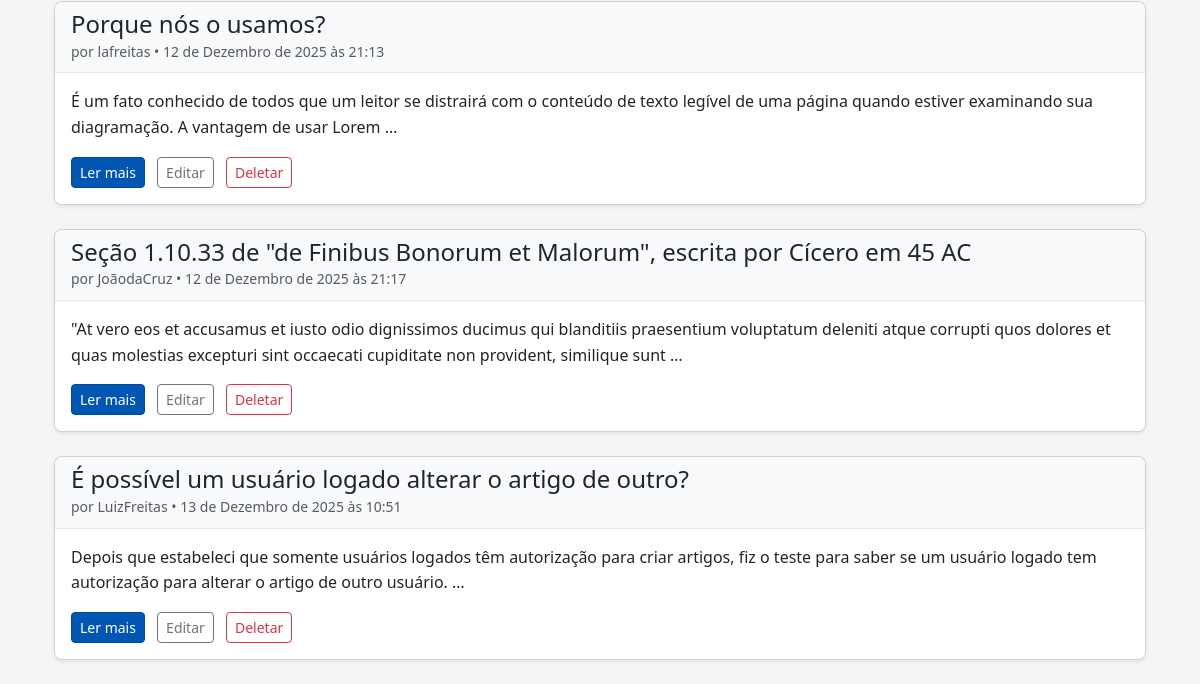
Before: /articles/ (signed in, lower part) with the older database file.
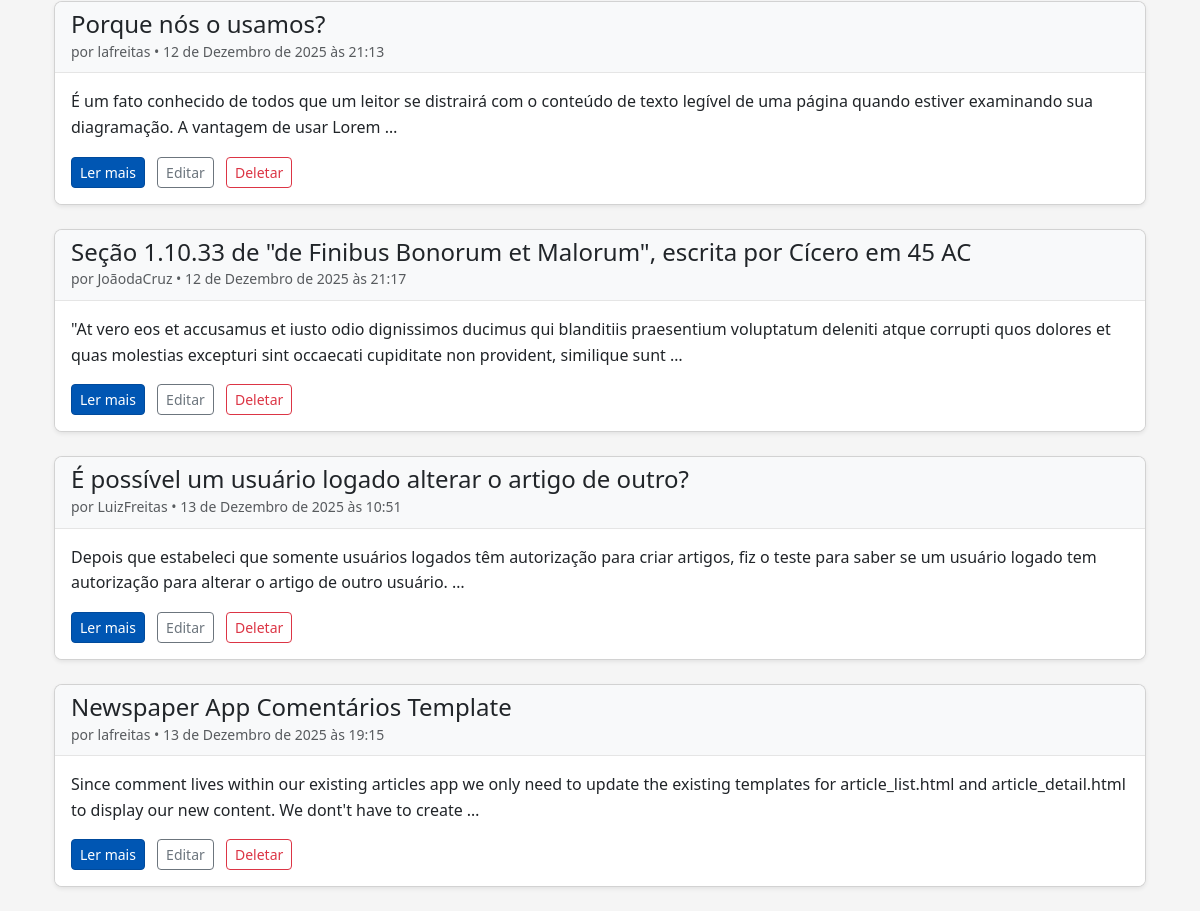
After: the same page with the newer database file.
### articles/models.py (models this page shows, shortened)
class Article(models.Model):
    title = models.CharField(max_length=255)
    body = models.TextField()
    date = models.DateTimeField(auto_now_add=True)
    author = models.ForeignKey(
        get_user_model(),
        on_delete=models.CASCADE,
    )

### users/models.py (models this page shows)
class CustomUser(AbstractUser):
    age = models.PositiveIntegerField(null=True, blank=True)

### articles/views.py (the view)
# urls.py: path('', ArticleListView.as_view(), name='article_list'), # URL pattern for article list view
class ArticleListView(LoginRequiredMixin, ListView):
    model = Article
    template_name = 'article_list.html' # specify your template name/location
    login_url = '/accounts/login/'  # redirect to login if not authenticated

### templates/article_list.html (shortened to what this page needs)
{% extends 'base.html' %}
{% load static %}
{% block content %}
<div class="container mt-4">
    {% for article in object_list %}
        <div class="card mb-4 shadow-sm">
            <div class="card-header bg-light">
                <h4 class="mb-0">{{ article.title }}</h4>
                <small class="text-muted">
                    por {{ article.author }} • {{ article.date }}
                </small>
            </div>
            <div class="card-body">
                <p class="card-text">
                    {{ article.body|truncatewords:30 }}
                </p>
                <a href="{% url 'article_detail' article.pk %}" class="btn btn-primary btn-sm">
                    Ler mais
                </a>
                {% if user == article.author or user.is_superuser %}
                    <a href="{% url 'article_edit' article.pk %}" class="btn btn-outline-secondary btn-sm ms-2">
                        Editar
                    </a>
                    <a href="{% url 'article_delete' article.pk %}" class="btn btn-outline-danger btn-sm ms-2">
                        Deletar
                    </a>
                {% endif %}
            </div>
        </div>
    {% empty %}
        <p class="text-muted">Nenhum artigo encontrado.</p>
    {% endfor %}
</div>
{% endblock %}

Changed rows visible on the page:
added Article: title "Newspaper App Comentários Template", author "lafreitas", date "13 de Dezembro de 2025 às 19:15", body "Since comment lives within our existing articles app we only need to update the existing templates for article_list.html and article_detail.html to display our new content. We dont't have to create …", shows "Editar"
